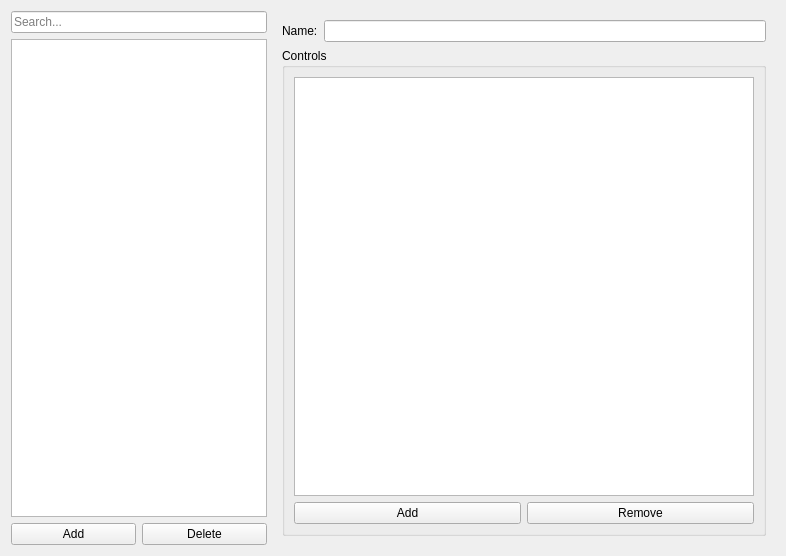
<?xml version="1.0" encoding="UTF-8"?>
<ui version="4.0">
 <class>Sportsed::Client::Admin::CoursesEditWidget</class>
 <widget class="QWidget" name="Sportsed::Client::Admin::CoursesEditWidget">
  <property name="geometry">
   <rect>
    <x>0</x>
    <y>0</y>
    <width>786</width>
    <height>556</height>
   </rect>
  </property>
  <property name="windowTitle">
   <string>Form</string>
  </property>
  <layout class="QHBoxLayout" name="horizontalLayout" stretch="0,1">
   <item>
    <layout class="QGridLayout" name="gridLayout">
     <item row="1" column="0" colspan="2">
      <widget class="QTreeView" name="coursesView"/>
     </item>
     <item row="2" column="1">
      <widget class="QPushButton" name="courseDeleteBtn">
       <property name="text">
        <string>Delete</string>
       </property>
      </widget>
     </item>
     <item row="2" column="0">
      <widget class="QPushButton" name="courseAddBtn">
       <property name="text">
        <string>Add</string>
       </property>
      </widget>
     </item>
     <item row="0" column="0" colspan="2">
      <widget class="QLineEdit" name="courseSearchEdit">
       <property name="placeholderText">
        <string>Search...</string>
       </property>
      </widget>
     </item>
    </layout>
   </item>
   <item>
    <widget class="QWidget" name="courseWidget" native="true">
     <layout class="QVBoxLayout" name="verticalLayout">
      <item>
       <layout class="QFormLayout" name="formLayout">
        <item row="0" column="0">
         <widget class="QLabel" name="label">
          <property name="text">
           <string>Name:</string>
          </property>
          <property name="buddy">
           <cstring>courseNameEdit</cstring>
          </property>
         </widget>
        </item>
        <item row="0" column="1">
         <widget class="QLineEdit" name="courseNameEdit"/>
        </item>
       </layout>
      </item>
      <item>
       <widget class="QGroupBox" name="groupBox">
        <property name="title">
         <string>Controls</string>
        </property>
        <layout class="QGridLayout" name="gridLayout_2">
         <item row="0" column="0" colspan="2">
          <widget class="QTreeView" name="controlsView"/>
         </item>
         <item row="1" column="0">
          <widget class="QPushButton" name="controlAddBtn">
           <property name="text">
            <string>Add</string>
           </property>
          </widget>
         </item>
         <item row="1" column="1">
          <widget class="QPushButton" name="controlRemoveBtn">
           <property name="text">
            <string>Remove</string>
           </property>
          </widget>
         </item>
        </layout>
       </widget>
      </item>
     </layout>
    </widget>
   </item>
  </layout>
 </widget>
 <resources/>
 <connections/>
</ui>
